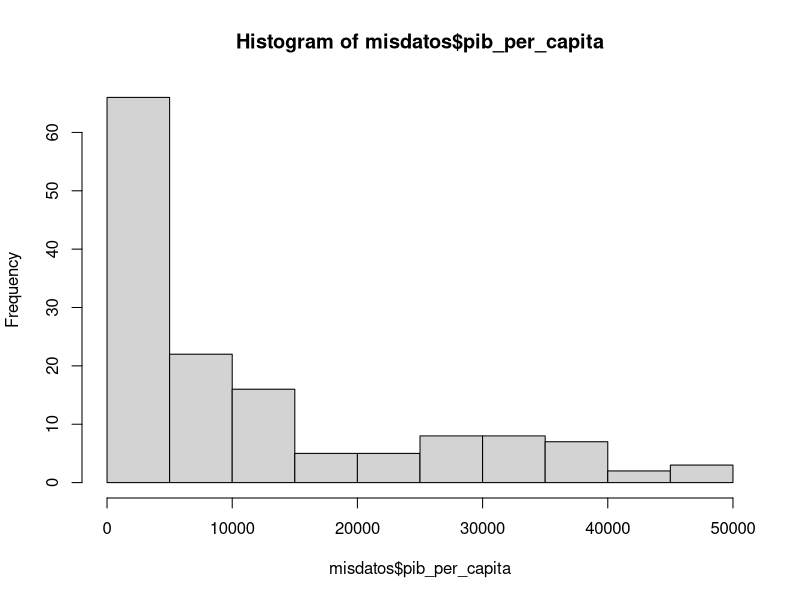
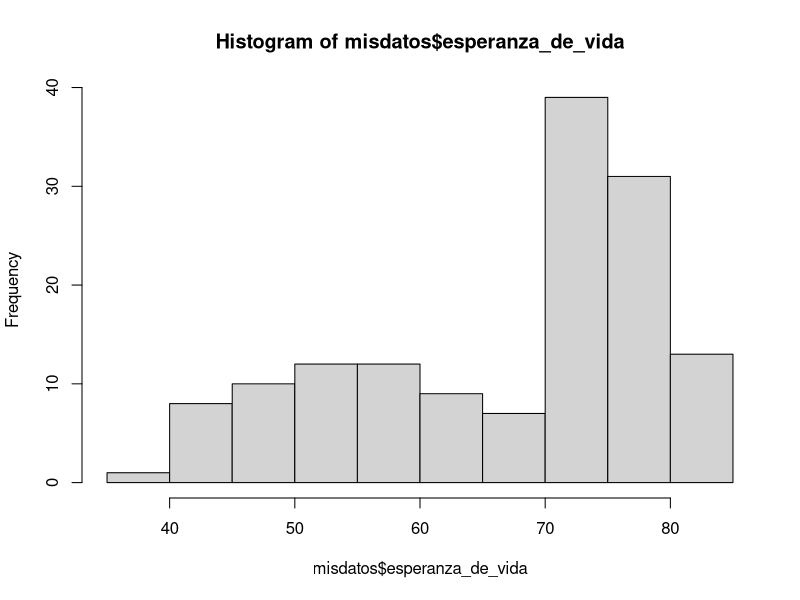
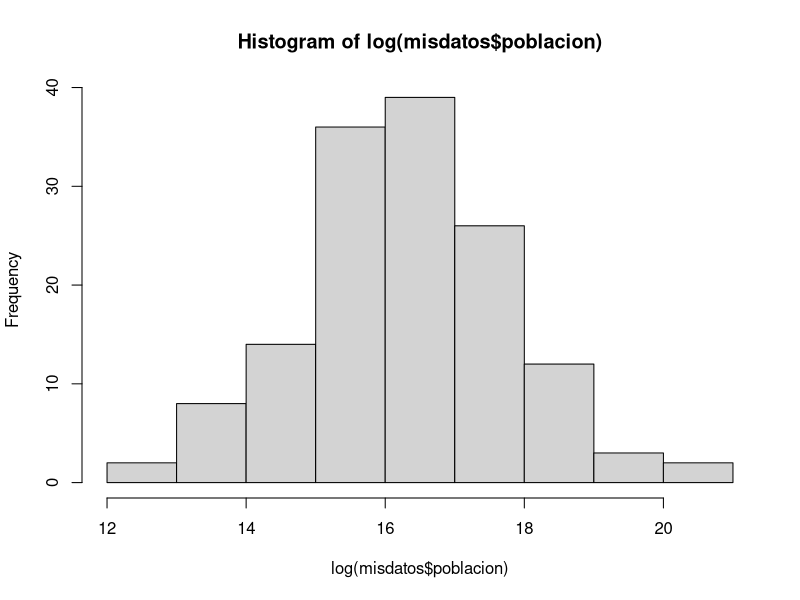

R code for these plots, in order:
# nombre del archivo a mandar por correo:
# nombre_apellido_estadistica_profesor.R
# ejemplo:
# juan_perez_estadistica_beltran.R

# No olvide ejecutar las líneas 6 y 11 antes de empezar el resto del trabajo
library(readxl)

# 1. Use la función read_excel para cargar los datos que se encuentran en el archivo excel 

misdatos <- read_excel("datos_e.xlsx")



# 2. Para las variables "pib_per_capita" y "esperanza_de_vida" compute lo siguiente
# 2.1 la media cada una (4 pts)

mean(misdatos$pib_per_capita)

mean(misdatos$esperanza_de_vida)

# 2.2 la desviación estandar de cada una (4 pts)

sd(misdatos$pib_per_capita)

sd(misdatos$esperanza_de_vida)

# 2.3 la cantidad de observaciones (n) de cada una (4 pts)

NROW(misdatos$pib_per_capita)

NROW(misdatos$esperanza_de_vida)

# 3. Grafique los histogramas de estas tres variables:
# "pib_per_capita" (2 pto), "esperanza_de_vida" (2 pto) y el logaritmo natural de la variable "población" (4 pts).
# Puede usar cualquier función y paquete de R que grafique histogramas

hist(misdatos$pib_per_capita)

hist(misdatos$esperanza_de_vida)

hist(log(misdatos$poblacion))






